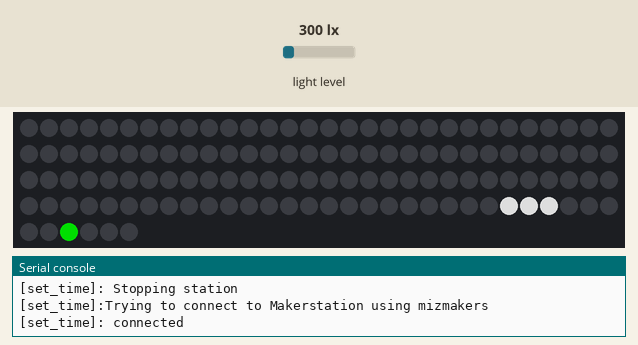
This program was run on a simulated CircuitPython board. On the bench: 126 RGB LEDs in strip order, left to right, continuing on the next row, the last lines printed to the serial console. The test bench sets the inputs (shaded band); at power-on: light level 300 lx. Dim RGB values are drawn brighter than linear; the clock reads 2024-03-15 10:24:30 at power-on unless the program sets it; random numbers come from a fixed seed.

Above: at 1.6 s.
At 3.7 s:
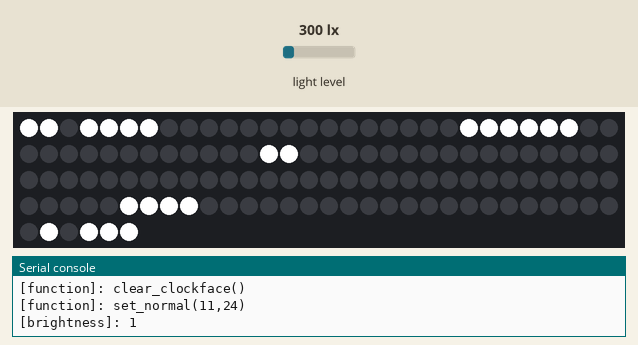
3.8 s: light level set to 40 lx
14.0 s: light level set to 5 lx
24.0 s: light level set to 45 lx
At 33.9 s:
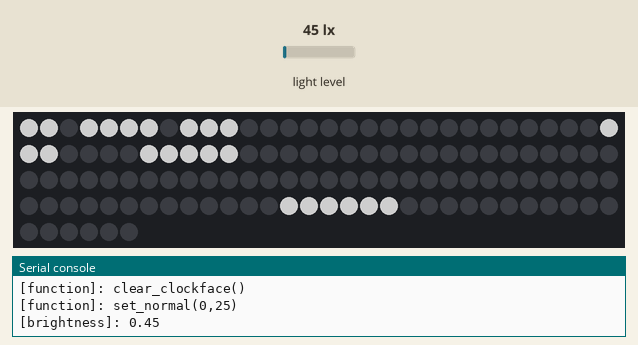
Timing chart, 0 to 35.4 s (numbered marks = the images above; inputs shaded):
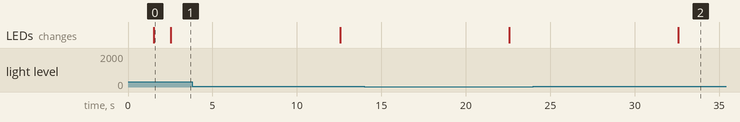

The program:

code.py
```python
# pyright: reportShadowedImports=false
# pyright: reportMissingImports=false

import words
import wifi
import socketpool
import time
import rtc
import adafruit_dotstar
import settings
import colours
import busio
import supervisor
import adafruit_ntp
import random

# time.localtime indices
HOUR = 3
MINUTE = 4
SECOND = 5
MONTH = 1
DAY = 2

TRACE = True

if settings.LIGHT_SENSOR == True:
    import adafruit_bh1750
    i2c = busio.I2C(settings.I2C_SDA,settings.I2C_SCL)
    light_sensor = adafruit_bh1750.BH1750(i2c)

strip = adafruit_dotstar.DotStar(settings.LED_PIN_CI, settings.LED_PIN_DI, settings.LED_NUMBER, brightness=settings.LED_DEFAULT_BRIGHTNESS, auto_write=False)
realtc = rtc.RTC()

def error(e,colour,word):
    clear_clockface()
    strip[words.WIFI] = colour
    for i in word:
        strip[i] = colour
    strip.show()
    print(e)
    time.sleep(1)
    supervisor.reload()

def get_offset_by_ip():
    # to implement
    #
    # IDEA:
    # 1. get json from http://worldtimeapi.org/api/ip
    # 2. return "utc_offset"
    # 3. if it fails return the preset
    try:
        return settings.NTP_OFFSET
    except:
        return settings.NTP_OFFSET

def set_time():
    if TRACE:
        print("[function]: set_time()")
    print(f"[set_time]: Stopping station")
    radio = wifi.radio
    radio.stop_station()

    strip[words.WIFI] = colours.BLUE
    strip.show()

    radio.start_station()
    print(f"[set_time]:Trying to connect to {settings.SSID} using {settings.PWD}")

    try:
        radio.connect(settings.SSID, settings.PWD,timeout=settings.TIMEOUT)
        strip[words.WIFI] = colours.GREEN
        strip.show()
    except ConnectionError as e:
        error(e,colours.RED,words.CON_ERROR)

    print("[set_time]: connected")
    time.sleep(1)

    pool = socketpool.SocketPool(wifi.radio)

    if TRACE:
        print("[set_time]: Getting utc offset from API")
    utc_offset = get_offset_by_ip()

    print("[set_time]: Getting time from NTP")
    ntp = adafruit_ntp.NTP(pool, tz_offset=utc_offset)
    try:
        realtc.datetime = ntp.datetime
    except Exception as e:
        error(e,colours.ORANGE,words.NTP_ERROR)

    print("[set_time]: Switching off WiFi")
    radio.stop_station()

def get_simple_time():
    if TRACE:
        print("[function]: get_simple_time()")
    hour = realtc.datetime[HOUR]
    minute = realtc.datetime[MINUTE]
    second = realtc.datetime[SECOND]
    print(f"[get_simple_time]: {hour}:{minute}:{second}")
    return hour, minute, second

def clear_clockface():
    if TRACE:
        print("[function]: clear_clockface()")
    for i in range(settings.LED_NUMBER):
        strip[i] = (0, 0, 0)

def test_strip():
    if TRACE:
        print("[function]: test_strip()")
    for i in range(settings.LED_NUMBER):
        if i%10 == 0:
            strip[i] = settings.PALLETE[0]
        elif i%5 == 0:
            strip[i] = settings.PALLETE[1]
        else:
            strip[i] = colours.rainbow(i)
    time.sleep(1)
    strip.show()

def set_normal(h,m):
    if TRACE:
        print(f"[function]: set_normal({h},{m})")
    for i in words.HOURS[h]:
        strip[i] = settings.PALLETE[2]

    # Minuten (Worte)
    mins = int((m) / 5)
    for i in words.MINUTES[mins]:
        strip[i] = settings.PALLETE[1]

    # Minuten (Punkte)
    mins = m % 5
    for i in words.FIVE_MINUTES[mins]:
        strip[i] = settings.PALLETE[1]

    for i in words.IT:
        strip[i] = settings.PALLETE[0]
    for i in words.IS:
        strip[i] = settings.PALLETE[0]

def set_random(h,m):
    if TRACE:
        print(f"[function]: set_random({h},{m})")
    for i in words.HOURS[h]:
        strip[i] = colours.rnd(i)
    mins = int((m) / 5)
    for i in words.MINUTES[mins]:
        strip[i] = colours.rnd(i)
    mins = m % 5
    for i in words.FIVE_MINUTES[mins]:
        strip[i] = colours.rnd(i)
    for i in words.IT:
        strip[i] = colours.rnd(i)
    for i in words.IS:
        strip[i] = colours.rnd(i)

def set_fancy(h,m):
    if TRACE:
        print(f"[function]: set_fancy({h},{m})")
    for i in words.HOURS[h]:
        strip[i] = colours.fancy(i)
    mins = int((m) / 5)
    for i in words.MINUTES[mins]:
        strip[i] = colours.fancy(i)
    mins = m % 5
    for i in words.FIVE_MINUTES[mins]:
        strip[i] = colours.fancy(i)
    for i in words.IT:
        strip[i] = colours.fancy(i)
    for i in words.IS:
        strip[i] = colours.fancy(i)

def set_all_the_colours(h,m):
    if TRACE:
        print(f"[function]: set_all_the_colours({h},{m})")
    for i in words.HOURS[h]:
        strip[i] = colours.all_the_colours(i)
    mins = int((m) / 5)
    for i in words.MINUTES[mins]:
        strip[i] = colours.all_the_colours(i)
    mins = m % 5
    for i in words.FIVE_MINUTES[mins]:
        strip[i] = colours.all_the_colours(i)
    for i in words.IT:
        strip[i] = colours.all_the_colours(i)
    for i in words.IS:
        strip[i] = colours.all_the_colours(i)

def set_rainbow(h,m):
    if TRACE:
        print(f"[function]: set_rainbow({h},{m})")
    for i in words.HOURS[h]:
        strip[i] = colours.rainbow(i)
    mins = int((m) / 5)
    for i in words.MINUTES[mins]:
        strip[i] = colours.rainbow(i)
    mins = m % 5
    for i in words.FIVE_MINUTES[mins]:
        strip[i] = colours.rainbow(i)
    for i in words.IT:
        strip[i] = colours.rainbow(i)
    for i in words.IS:
        strip[i] = colours.rainbow(i)

def set_clockface(h, m, mode):
    if TRACE:
        print(f"[function]: set_clockface({h},{m},{mode})")
    clear_clockface()
    # Stunden
    if m >= 25:
        h += 1
    h = h % 12
    if mode == 'normal':
        set_normal(h,m)
    if mode == 'random':
        set_random(h,m)
    if mode == 'fancy':
        set_fancy(h,m)
    if mode == 'all_the_colours':
        set_all_the_colours(h,m)
    if mode == 'rainbow':
        set_rainbow(h,m)

    if settings.LIGHT_SENSOR == True:
        brightness = light_sensor.lux / 100
        if brightness <= settings.LED_MIN_BRIGHTNESS:
            brightness = settings.LED_MIN_BRIGHTNESS
        strip.brightness = brightness
        if TRACE:
            print(f"[brightness]: {strip.brightness}")
    strip.show()


def wordclock():
    if TRACE:
        print("[function]: wordclock()")
    print(settings.BANNER)
    print(f'[wordclock]: Running in mode: {settings.MODE}')
    print(f'[wordclock]: Displaymode: {settings.DISPLAY_MODE}')

    print(f"[wordclock]: Clearing clockface")
    clear_clockface()
    strip[words.MIZ[0]]=settings.PALLETE[0]
    strip[words.MIZ[1]]=settings.PALLETE[1]
    strip[words.MIZ[2]]=settings.PALLETE[2]
    strip.show()
    set_time()

    while True:
        try:
            hour, minute, second = get_simple_time()
            set_clockface(hour, minute,settings.DISPLAY_MODE)
            time.sleep(10)

            if hour == 3 and minute == 0 and second <= 10:
                set_time()

            # if hour == 14 and minute == 40 and second <= 10:
            #     settings.PALLETE = colours.PALLETE_AURORA

            # if hour == 16 and minute == 0 and second <= 10:
            #     settings.PALLETE = colours.PALLETE_AUTUMN

            if settings.MODE == 'demo':
                if second <=10:
                    ch = random.randint(0,3)
                    if ch  == 0:
                        colours.PALLETE_RANDOM = colours.rand_pallete()
                        settings.PALLETE = colours.PALLETE_RANDOM
                        print('[Demomode]: New random pallete')
                    if ch  == 1:
                        settings.PALLETE = random.choice(colours.PALS)
                        print('[Demomode]: Changed pallete')
                    if ch == 2:
                        settings.DISPLAY_MODE = random.choice(['normal','random', 'fancy','all_the_colours'])
                        print(f'[Demomode]: New displaymode: {settings.DISPLAY_MODE}')
                    if ch == 3:
                        colours.rand_setup()
                        print('[Demomode]: Changed random colours')
        except Exception as e:
            error(e,colours.MAGENTA,words.GEN_ERROR)

if __name__ == "__main__":
    if settings.MODE == 'demo':
        test_strip()
        time.sleep(10)
        wordclock()
    if settings.MODE == 'wordclock':
        wordclock()
    if settings.MODE == 'testing':
        settings.PALLETE = colours.PALLETE_AURORA
        print("selftest...")
        test_strip()
        time.sleep(0.75)
```

settings.py
```python
# pyright: reportMissingImports=false

import board
import colours

#SSID = "CrazyCatHouse"
#PWD = "FinjaLillyMinka"

SSID = "Makerstation"
PWD = "mizmakers"

TIMEOUT = 10.0

BANNER = '''
 _____ _             _ _ _         _   _____ _
|__   |_|___ ___ ___| | | |___ ___| |_|  |  | |_ ___
|   __| | . | -_|  _| | | | . |  _|  _|  |  |   |  _|
|_____|_|_  |___|_| |_____|___|_| |_| |_____|_|_|_|
        |___|
V 1.0
'''

# TIMEZONE="Europe/Zurich"
NTP_OFFSET = 1 # GMT offset
UTC_OFFSET_API = 'http://worldtimeapi.org/api/ip'
MODE = 'wordclock' # 'testing','wordclock' ,'demo'
DISPLAY_MODE='normal' # 'normal','random', 'fancy','all_the_colours', 'rainbow'

LIGHT_SENSOR = True
IR_REMOTE = True

I2C_SCL = board.SCL
I2C_SDA = board.SDA

LED_PIN_CI = board.A1
LED_PIN_DI = board.A0
IR_PIN = board.A2  # Pin connected to IR receiver.

PALLETE = colours.PALLETE_WHITE

LED_MIN_BRIGHTNESS = 0.3
LED_DEFAULT_BRIGHTNESS = .6
LED_NUMBER = 126
```

colours.py
```python
# pyright: reportMissingImports=false

import random
import settings
from rainbowio import colorwheel

OFF = (0, 0, 0)
RED = (255, 0, 0)
YELLOW = (255, 150, 0)
ORANGE = (255, 40, 0)
GREEN = (0, 255, 0)
TEAL = (0, 255, 120)
CYAN = (0, 255, 255)
BLUE = (0, 0, 255)
PURPLE = (180, 0, 255)
MAGENTA = (255, 0, 20)
WHITE = (255, 255, 255)

COLS = [RED,YELLOW,ORANGE,GREEN,TEAL,CYAN,BLUE,PURPLE,MAGENTA]
RAND_COLS = []

def rand_setup():
    for i in range(126): #TODO
        RAND_COLS.append(random.choice(COLS))

def rnd(i):
    return RAND_COLS[i]

def fancy(i):
    return settings.PALLETE[i%3]

def all_the_colours(i):
    return COLS[i%len(COLS)]

def rand_pallete():
    c1 = (random.randint(0,255),random.randint(0,255),random.randint(0,255))
    c2 = (random.randint(0,255),random.randint(0,255),random.randint(0,255))
    c3 = (random.randint(0,255),random.randint(0,255),random.randint(0,255))
    return [c1,c2,c3]

def rainbow(i):
    rc_index = (i * 256 // settings.LED_NUMBER)
    return colorwheel(rc_index & 255)

'''
Colours from pallete:
    Hour:   settings.PALLETE[2]
    Minute: settings.PALLETE[1]
    Words:  settings.PALLETE[0]

Setting pallete:
    settings.PALLETE = colours.<PALETTE_NAME>
'''
PALLETE_WHITE = [WHITE,WHITE,WHITE]
PALLETE_AUTUMN=[(255,60,0),0xFF1200,YELLOW]
PALLETE_XMAS=[RED,WHITE,GREEN]
PALLETE_AURORA=[PURPLE,TEAL,(0,255,60)]
PALLETE_RANDOM=rand_pallete()
PALS = [PALLETE_XMAS,PALLETE_AURORA,PALLETE_AUTUMN]

rand_setup()
```

Source omitted: words.py (data table, 1313 bytes)

Measured:
- what the display in image 0 shows lasts 1.0 s, from 1.5 s to 2.5 s
